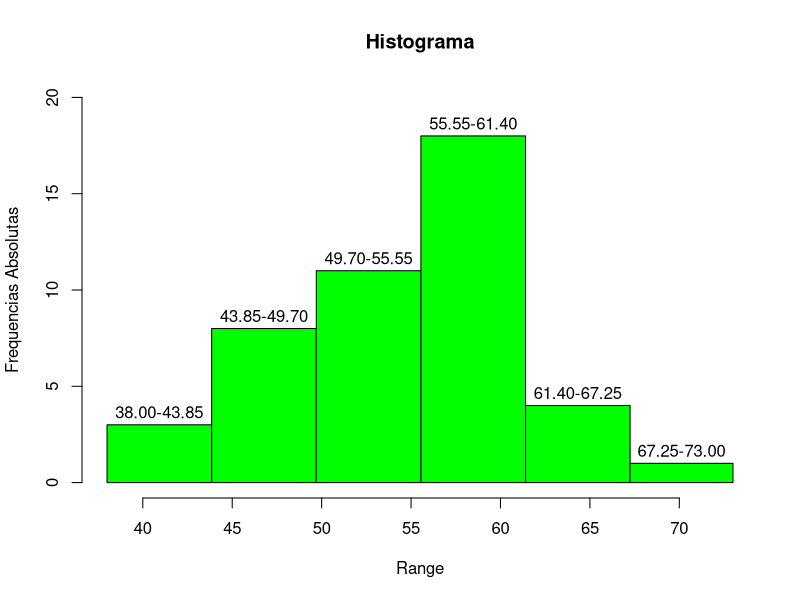
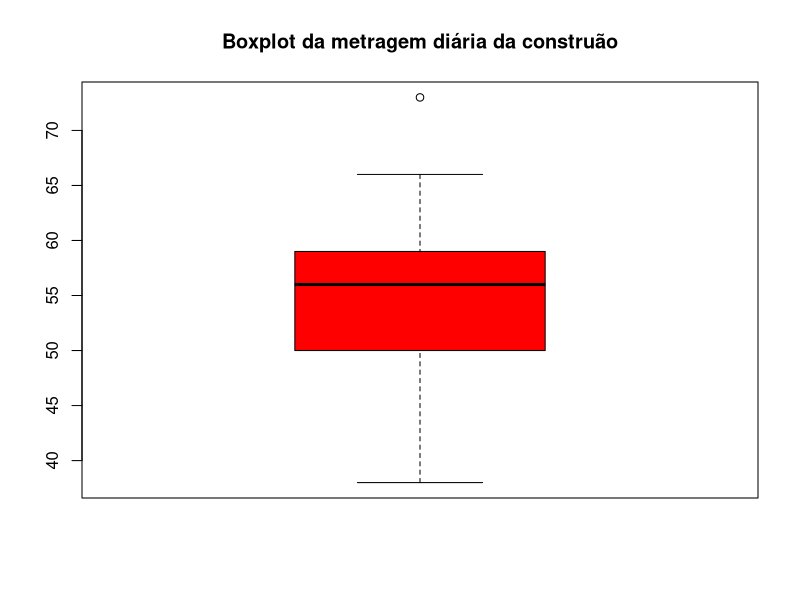

These figures' R source, in order:
dados <- c(48, 58, 56, 63, 52, 50, 59, 51, 59, 38, 57, 56, 73, 61, 41,
             55, 49, 61, 49, 49, 52, 55, 60, 52, 54, 57, 47, 66, 60, 53,
             59, 50, 45, 57, 64, 56, 57, 60, 47, 58, 53, 58, 66, 47, 40);
dados = sort(dados);

#Letra A

Amplitude <- max (dados) - min(dados); Amplitude
NK <-  round( 1 + 3.222 * log10(length(dados))) ; NK #Numero de classes
AmpClasse <- Amplitude / NK ; AmpClasse <- 5.85; AmpClasse
limiteClass <- c(38.00, 43.85, 49.70, 55.55, 61.40, 67.25, 73.00)
classes<-c("38.00-43.85","43.85-49.70","49.70-55.55",
           "55.55-61.40","61.40-67.25", "67.25-73.00");

Freq = table(cut(dados, breaks = limiteClass, right=FALSE, labels=classes));
FreqAc <- cumsum(Freq); FreqRel <- prop.table(Freq); FreqRelAc <- cumsum(FreqRel);
TabResul = cbind(Freq,FreqAc, FreqRel = round(FreqRel*100,digits = 2),
                 FreqRelAc= round(FreqRelAc*100,digits = 2));
TabResul;

h = hist(dados, breaks = limiteClass, ylab = "Frequencias Absolutas",
         xlab = "Range",
         freq = TRUE,
         labels = classes, main = "Histograma",
         xlim = c(38,73),
         ylim = c(0, 20),
         col="green")

#Letra B

#Media
Media = mean(dados); Media;

#Desvio Padrão
sd(dados);

#Moda de Czuber

TabResul;
limiteClassModa = 55.55; freqModa = 18; freqAnt = 11; freqPost = 4;
numerador = freqModa - freqAnt; numerador;
denominador = (2 * freqModa - (freqAnt + freqPost)); denominador
fracao = numerador/denominador; fracao
Mo = limiteClassModa + fracao * AmpClasse; Mo
  

#Mediana
Mediana = median(dados); Mediana;

#Terceiro quartil
Q3 = quantile(dados, 0.75); Q3;

#P8, P50 e P80
Percentis = quantile(dados, c(.08, .50, .80)); Percentis

#AP2 - Coeficiente de assimetria de Pearson

mean(dados);
median(dados);
sd(dados);

AP2 = (mean(dados) - median(dados))/sd(dados); AP2

#K - Coeficiente para o grau de curtose
numerador = (quantile(dados, 0.75) - quantile(dados, 0.25));
denominador = 2 * (quantile(dados, 0.90) - quantile(dados, 0.10));

K = numerador/denominador; K;


#Letra C

boxplot(dados, col = c("red", "yellow", "orange"),
        main = "Boxplot da metragem diária da construão")

#Comentar o boxplot
#Vemos que a distribuição assimetrica dos dados eh negativa, ou seja, temos uma
#concentracao de dados maior na parte esquerda que da direita e o coeficiente de
#assimetria de person eh negativo. Alem disso, percebemos a presença de um outlier
#, onde o valor é 73 dos dados na tabela
